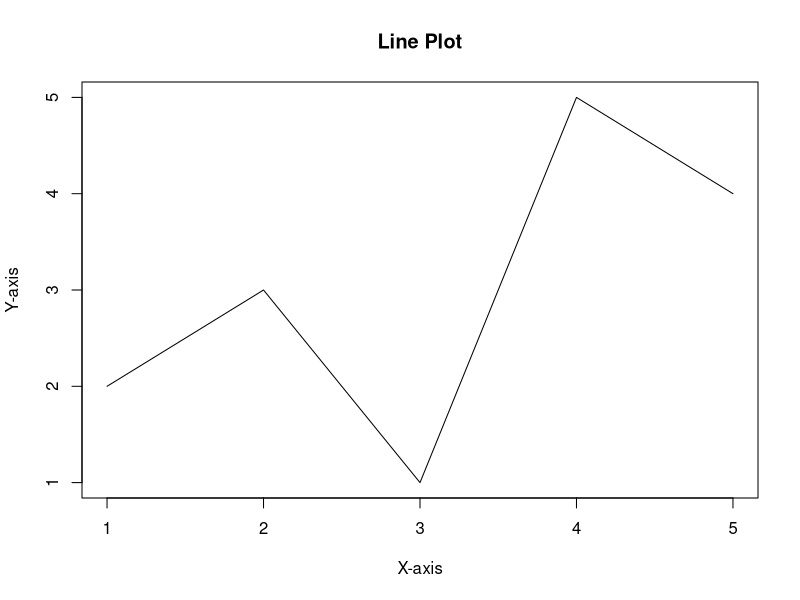

The R script that drew this image:
#CREATING LINE PLOT
# Sample data
x <- c(1, 2, 3, 4, 5)
y <- c(2, 3, 1, 5, 4)
# Create a simple line plot
plot(x, y, type = "l", main = "Line Plot", xlab = "X-axis", ylab = "Y-axis")